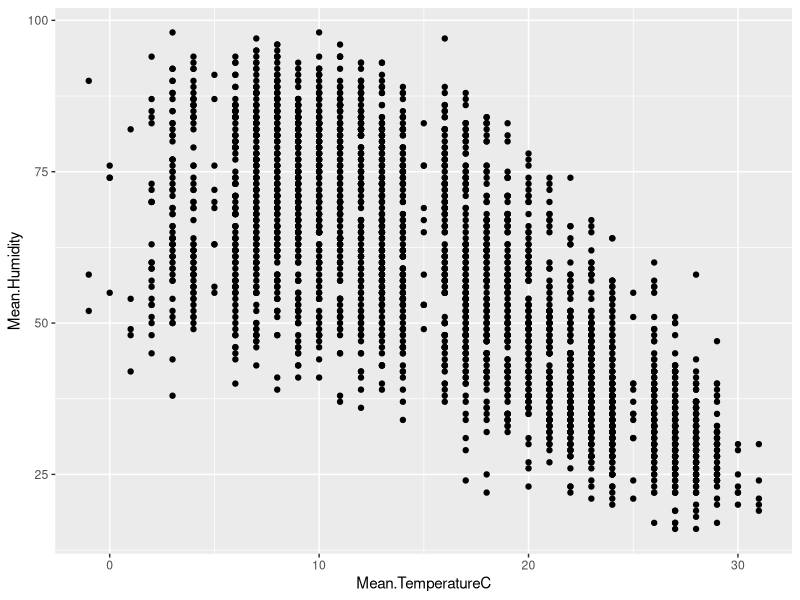
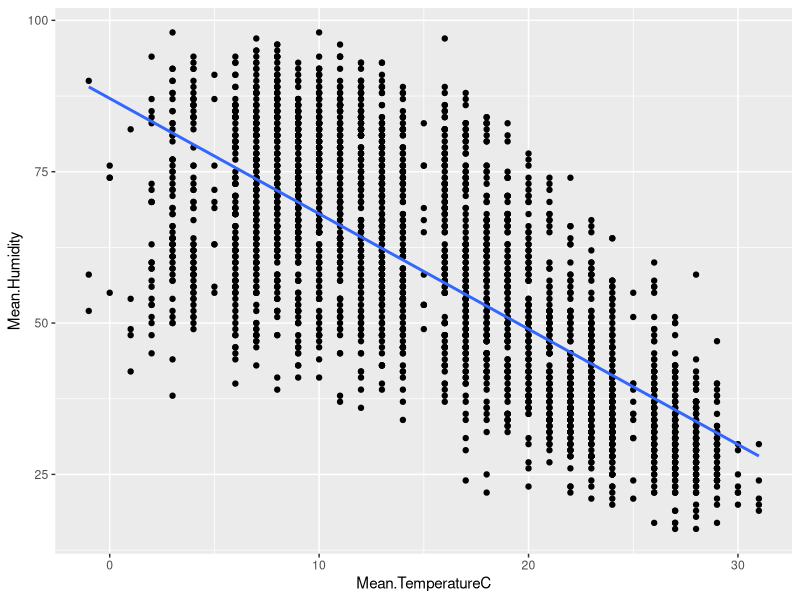
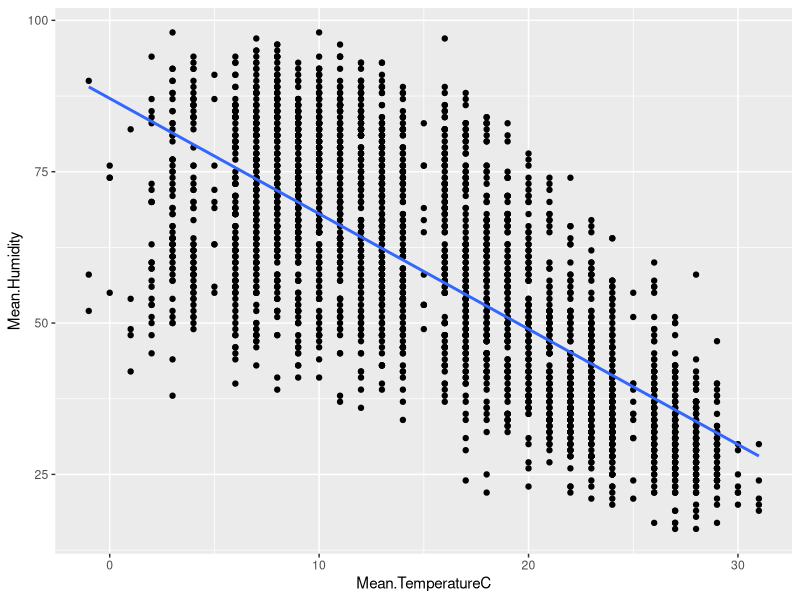

Here is the R script that generated these plots, in order:
# Install packages 
install.packages("tidyverse")
# install.packages("dplyr")
# install.packages("magrittr")
# install.packages("ggplot2")
# install.packages("lubridate")


library(tidyverse) # for data tidying
# library(dplyr) # for tabular data manipulation
# library(magrittr)
# library(ggplot2) # for visualization
# library(lubridate) # for handling date fields


wd <- getwd()
setwd("C:/Users/sclau/Documents/r-stats-programming-workshop/2-r-statistics-fundamentals/1-r-intro-to-statistics/02-correlation")

# CORRELATION
# Correlation is a statistical measure that describes the relationship between two variables.
# The correlation coefficient (r) ranges between -1 and 1.
# A correlation coefficient of 1 indicates a strong positive correlation, meaning that as one variable increases, the other variable tends to increase as well.
# A correlation coefficient of -1 indicates a strong negative correlation, meaning that as one variable increases, the other variable tends to decrease.
# A correlation coefficient of 0 indicates no linear relationship between the variables.
# Correlation measures the strength and direction of the linear relationship between variables, but it does not imply causation.
# Correlation identifies the degree to which changes in one variable are associated with changes in another variable.


madrid_weather <- read.csv("Madrid+Daily+Weather+1997-2015/Madrid Daily Weather 1997-2015.csv")

View(madrid_weather)

# Check for missing values
missing_rows <- !complete.cases(madrid_weather$Mean.TemperatureC, madrid_weather$Mean.Humidity)

# Remove missing rows
clean_weather <- madrid_weather[complete.cases(madrid_weather), ]


# Create a scatterplot of mean temperature vs. mean humidity
ggplot(clean_weather, aes(Mean.TemperatureC, Mean.Humidity)) +
  # Plot the points
  geom_point()



# Create a scatterplot of mean temperature vs. mean humidity
ggplot(clean_weather, aes(Mean.TemperatureC, Mean.Humidity)) +
  geom_point() +
  # Plot a trendline
  geom_smooth(method = "lm", se = FALSE)


# Q: Based on the linear trend, what would most likely be the correlation?

# A. -0.7
# B. -0.3
# C. 0.3
# D. 0.7



# Add a linear trendline to scatterplot
ggplot(clean_weather, aes(Mean.TemperatureC, Mean.Humidity)) +
  geom_point() +
  geom_smooth(method = "lm", se = FALSE)

# Correlation between mean temperature vs. mean humidity
correlation <- cor(clean_weather$Mean.TemperatureC, clean_weather$Mean.Humidity)
correlation

# A: 


# CORRELATION CAVEATS

# Correlation does not imply causation: A high correlation between two variables does not necessarily imply that one variable is causing changes in the other. It only indicates a statistical association between the two variables.
# Outliers can influence correlations: Unusual or extreme observations (outliers) can have a significant impact on correlation values. It's important to investigate and potentially address outliers before drawing conclusions from correlation analyses.
# Non-linear relationships may exist: Correlation measures the strength of a linear relationship between variables. If the relationship is non-linear, the correlation coefficient may not accurately represent the association. Visualizing the data and considering other analysis techniques may be necessary.
# Correlation is sensitive to sample size: Correlation coefficients can be influenced by the size of the sample. Smaller samples may result in less reliable estimates of the true population correlation. Larger sample sizes generally provide more accurate estimates.
# Correlation does not capture all relationships: Correlation measures the strength and direction of linear relationships. It may not capture more complex relationships, such as interactions or non-linear associations. Exploring additional analysis techniques can help uncover such relationships.
# Correlation is a valuable tool for understanding associations between variables, but it should be interpreted with caution, taking into account the specific context and potential limitations of the data and analysis methods.
